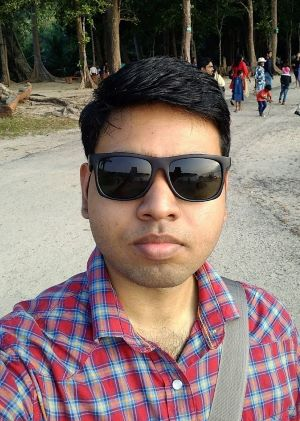
#> input picture pics/boy.jpg, 300 x 421 px
$ python -i main.py   (imports and definitions only)
#> lines starting #> are read from the running program, lines starting #| are printed output that depends on the picture; after the words box and inside, x2 and y2 are one past the last pixel; in counts of white or black regions, pixels touching at a corner belong together
#> further down, picture is the input picture: shape (421, 300, 3); mean B, G, R 110.8, 114.9, 132.4
import cv2
import numpy as np
import tkinter as tk
from PIL import Image, ImageTk
from tkinter import filedialog as fd


class Cartoonify:

    def __init__(self):
        self.root = tk.Tk()
        self.root.title('RGB-to-Gray-iser')
        # self.root.geometry("640x480")
        self.panelImg = None
        self.panelCartoon = None

        self.selectBtn = tk.Button(self.root, text="Select an image", command=self.select_image)
        self.selectBtn.pack(side="top", fill="both", expand="yes", padx="10", pady="10")

        self.saveBtn = tk.Button(self.root, text="Save image", command=self.save_image)
        self.saveBtn.pack(side="bottom", fill="both", expand="yes", padx="10", pady="10")
        self.saveBtn.configure(state=tk.DISABLED)

    def color_quantisation(self, img, num_centers=10):
        # Transform the image
        data = np.float32(img).reshape((-1, 3))

        # Determine criteria
        criteria = (cv2.TERM_CRITERIA_EPS + cv2.TERM_CRITERIA_MAX_ITER, 20, 0.001)

        # Implementing K-Means
        ret, label, center = cv2.kmeans(data, num_centers, None, criteria, 10, cv2.KMEANS_RANDOM_CENTERS)
        center = np.uint8(center)
        result = center[label.flatten()]
        result = result.reshape(img.shape)
        return result


    def cartoonify(self, img):
        gray = cv2.cvtColor(img, cv2.COLOR_BGR2GRAY)
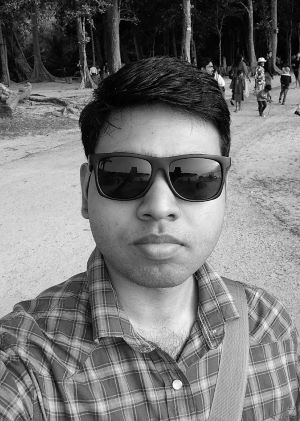
#> gray: shape (421, 300); min 0, max 253, mean 119.7
        gray = cv2.medianBlur(gray, 5)
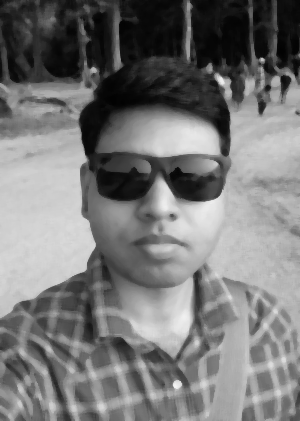
#> gray: shape (421, 300); min 2, max 243, mean 119.7
        edges = cv2.adaptiveThreshold(gray, 255, cv2.ADAPTIVE_THRESH_MEAN_C, cv2.THRESH_BINARY, 9, 9)
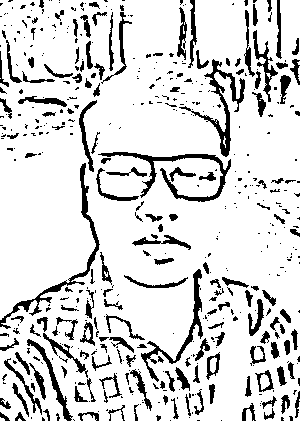
#> edges: shape (421, 300); 84.7% white; 496 black regions (326 under 20 px), largest, box (x1, y1, x2, y2) and area: (98, 152, 231, 202) 1158, (0, 163, 100, 329) 1075, (179, 59, 245, 157) 1056

        quantised_img = self.color_quantisation(img, 10)
#> in color_quantisation, `ret, label, center = cv2.kmeans(data, num_centers, None, criteria, 10,..`: ret = 90678056; center = [[169.7, 171.5, 173], [70.69, 66.9, 101.2], [151, 183.6, 230], [140.7, 106.8, 99.87], [12.05, 16.15, 13.99], [47.1, 48.43, 52.59], [127.8, 133.8, 169], [192.7, 205.8, 207.6], [89.71, 66.53, 189.7], [93.18, 102.7, 134.8]]
#> in color_quantisation, `center = np.uint8(center)`: center = [[169, 171, 172], [70, 66, 101], [151, 183, 229], [140, 106, 99], [12, 16, 13], [47, 48, 52], [127, 133, 168], [192, 205, 207], [89, 66, 189], [93, 102, 134]]
#> in color_quantisation, `result = result.reshape(img.shape)`:
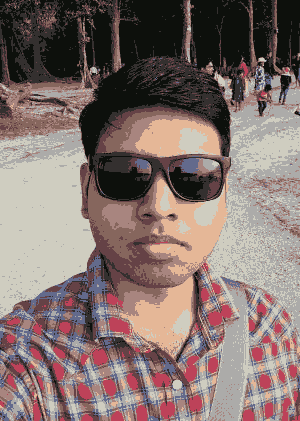
#> result: shape (421, 300, 3); mean B, G, R 110.4, 114.3, 131.6

        color = cv2.bilateralFilter(quantised_img, 9, 250, 250)
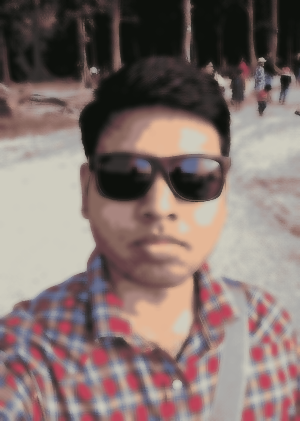
#> color: shape (421, 300, 3); mean B, G, R 110.3, 114.3, 131.6
        cartoon = cv2.bitwise_and(color, color, mask=edges)
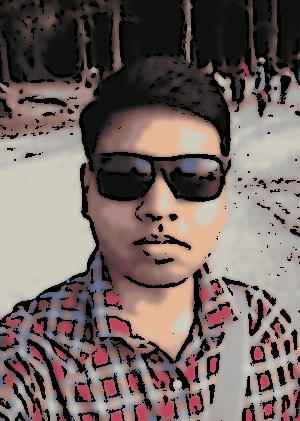
#> cartoon: shape (421, 300, 3); mean B, G, R 98.2, 102.5, 116.5
        return cartoon

    # [47 lines left out: functions select_image, save_image, not called in this run]


# [3 lines not run here, left out]

>>> import cv2
>>> picture = cv2.imread('pics/boy.jpg')
>>> result = Cartoonify().cartoonify(picture)

$ run again, on pics/house.jpg
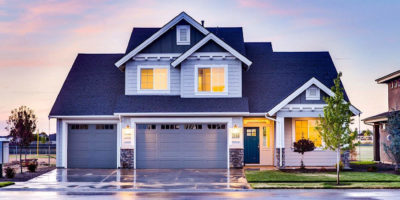
#> input picture pics/house.jpg, 400 x 200 px
#> picture is the input picture: shape (200, 400, 3); mean B, G, R 155.7, 138.3, 144.1
#> in cartoonify, `edges = cv2.adaptiveThreshold(gray, 255, cv2.ADAPTIVE_THRESH_MEAN_C, c..`:
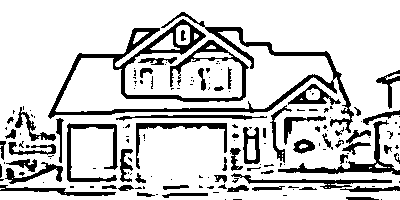
#> edges: shape (200, 400); 80.4% white; 160 black regions (101 under 20 px), largest, box (x1, y1, x2, y2) and area: (48, 12, 354, 133) 5476, (278, 120, 400, 175) 952, (67, 123, 118, 182) 791
#> in color_quantisation, `ret, label, center = cv2.kmeans(data, num_centers, None, criteria, 10,..`: ret = 53121172.4; center = [[210, 174, 166.4], [63.88, 101.2, 106.4], [57.61, 28.83, 28.87], [221.5, 198.5, 200.1], [158.3, 139.4, 148], [62.08, 167.1, 226.9], [96.08, 56.87, 56.13], [138, 103.1, 105.1], [187.3, 191.5, 220.3], [223.2, 221.5, 235]]
#> in color_quantisation, `center = np.uint8(center)`: center = [[210, 173, 166], [63, 101, 106], [57, 28, 28], [221, 198, 200], [158, 139, 148], [62, 167, 226], [96, 56, 56], [138, 103, 105], [187, 191, 220], [223, 221, 235]]
#> in cartoonify, `cartoon = cv2.bitwise_and(color, color, mask=edges)`:
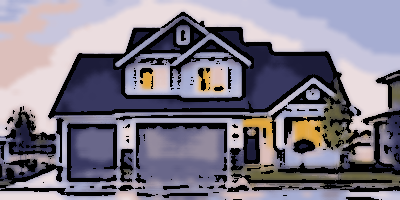
#> cartoon: shape (200, 400, 3); mean B, G, R 134.8, 121.3, 126.7

$ run again, on pics/mountain.jpg
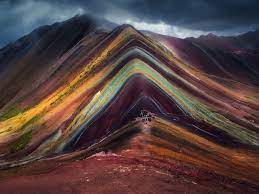
#> input picture pics/mountain.jpg, 259 x 194 px
#> picture is the input picture: shape (194, 259, 3); mean B, G, R 64.4, 66, 85.3
#> in cartoonify, `edges = cv2.adaptiveThreshold(gray, 255, cv2.ADAPTIVE_THRESH_MEAN_C, c..`:
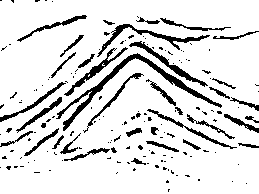
#> edges: shape (194, 259); 87.1% white; 166 black regions (129 under 20 px), largest, box (x1, y1, x2, y2) and area: (56, 53, 222, 131) 1135, (97, 24, 210, 57) 515, (129, 41, 208, 87) 407
#> in color_quantisation, `ret, label, center = cv2.kmeans(data, num_centers, None, criteria, 10,..`: ret = 25697215.6; center = [[33.79, 25.73, 36.46], [196.9, 194, 184.9], [147.5, 131.2, 109.3], [72.44, 53.97, 45.99], [119.9, 145.1, 157.8], [113.2, 91.12, 71.36], [39.31, 42.5, 72.19], [75.68, 96.26, 135.7], [72, 143.5, 206.6], [54.5, 63.06, 104.2]]
#> in color_quantisation, `center = np.uint8(center)`: center = [[33, 25, 36], [196, 194, 184], [147, 131, 109], [72, 53, 45], [119, 145, 157], [113, 91, 71], [39, 42, 72], [75, 96, 135], [71, 143, 206], [54, 63, 104]]
#> in cartoonify, `cartoon = cv2.bitwise_and(color, color, mask=edges)`:
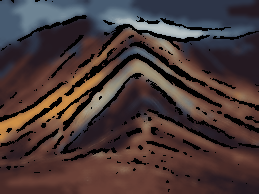
#> cartoon: shape (194, 259, 3); mean B, G, R 55.8, 57.1, 73.6

$ run again, on pics/tony.png
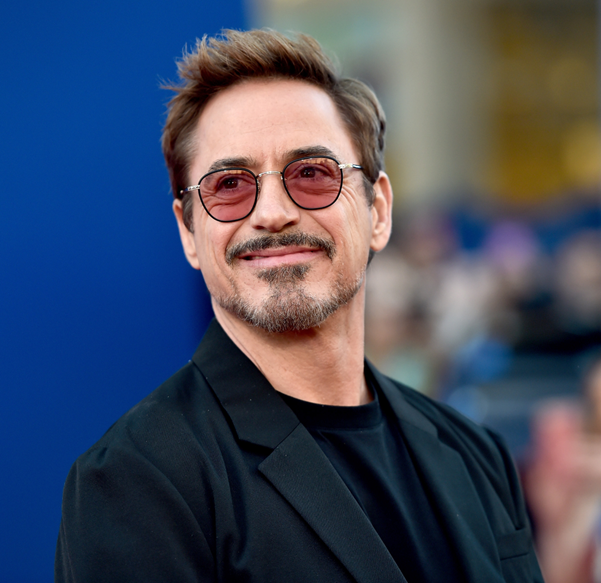
#> input picture pics/tony.png, 601 x 583 px
#> picture is the input picture: shape (583, 601, 3); mean B, G, R 95.9, 76.4, 68.7
#> in cartoonify, `edges = cv2.adaptiveThreshold(gray, 255, cv2.ADAPTIVE_THRESH_MEAN_C, c..`:
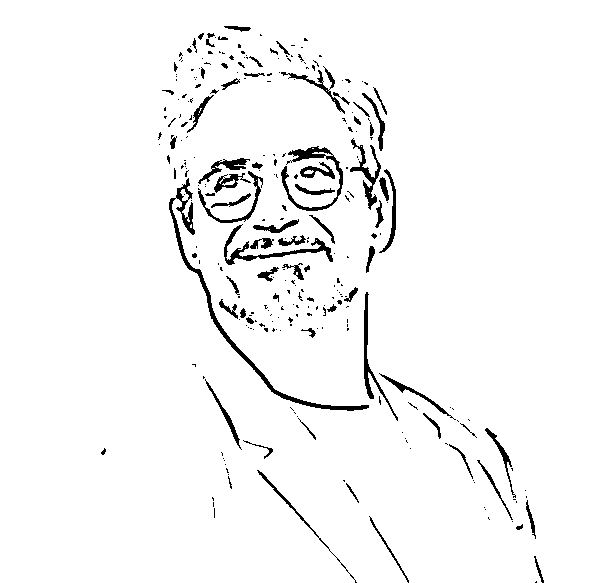
#> edges: shape (583, 601); 96.4% white; 284 black regions (207 under 20 px), largest, box (x1, y1, x2, y2) and area: (169, 178, 369, 411) 1728, (281, 146, 343, 211) 816, (224, 224, 333, 265) 740
#> in color_quantisation, `ret, label, center = cv2.kmeans(data, num_centers, None, criteria, 10,..`: ret = 155830338.1; center = [[136.4, 143, 141.3], [43.35, 72.45, 96.43], [21.83, 11.74, 9.82], [181.9, 195.9, 239.4], [106.7, 121, 173.4], [145.5, 160.6, 206.5], [141, 59.14, 3.09], [50.08, 37.06, 22.98], [99.85, 76.37, 61.36], [94.6, 103, 118.5]]
#> in color_quantisation, `center = np.uint8(center)`: center = [[136, 142, 141], [43, 72, 96], [21, 11, 9], [181, 195, 239], [106, 120, 173], [145, 160, 206], [140, 59, 3], [50, 37, 22], [99, 76, 61], [94, 103, 118]]
#> in cartoonify, `cartoon = cv2.bitwise_and(color, color, mask=edges)`:
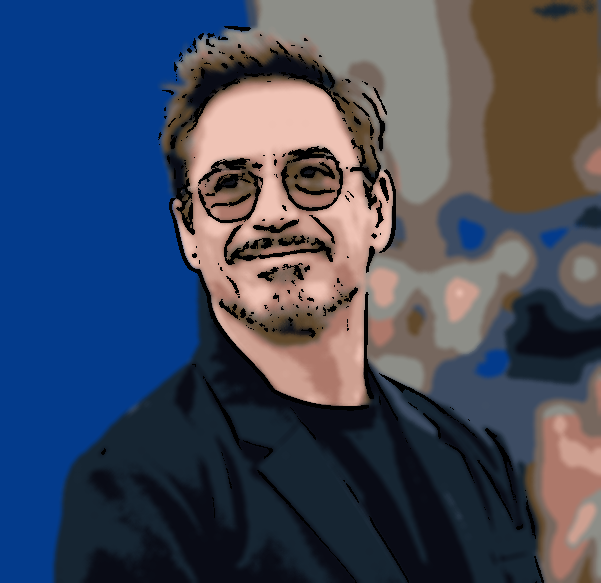
#> cartoon: shape (583, 601, 3); mean B, G, R 93, 73.6, 65.4
